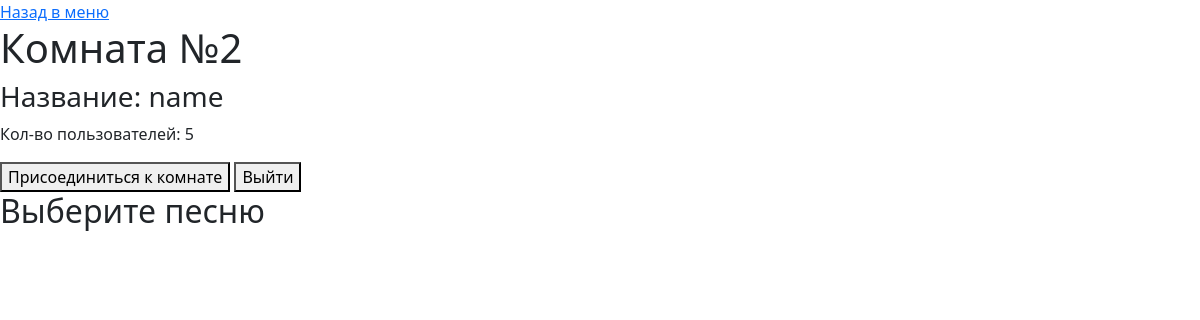
Page /service/room/2/ (signed in) on the earlier database version.
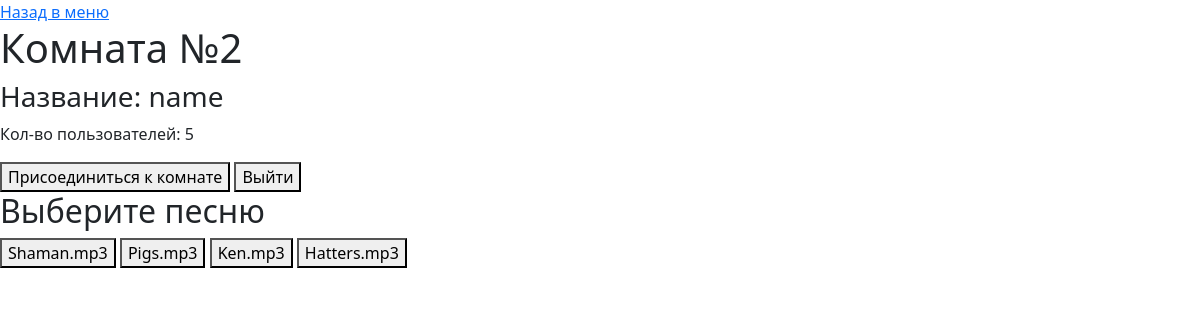
Same page on the later database version.
### app/models.py (models this page shows, shortened)
class Room(models.Model):
    name = models.CharField(max_length=255)
    mx_users = models.IntegerField()
    amount_of_users = models.IntegerField(default = 1)
    song = models.CharField(max_length=255)
    timer = models.IntegerField()

class Song(models.Model):
    name = models.CharField(max_length=255)
    length = models.IntegerField()
    def __str__(self):
        return self.name

### app/views.py (the view)
# urls.py: path('service/room/<int:name>/', views.roomTemplate_page, name='roomTemplate_page'),
def roomTemplate_page(request, name):
    content={}
    room = Room.objects.get(id=name)
    songs = Song.objects.all()
    user = Account.objects.get(id=request.user.id)
    content['room'] = room
    content['songs'] = [song for song in songs]
    if request.method == 'POST' and 'AddToRoom' in request.POST:
        user.room = name
        user.save()
        return HttpResponseRedirect(f'/service/room/{name}/')
    if request.method == 'POST' and 'LeaveToRoom' in request.POST:
        user.room = 0
        user.save()
        return HttpResponseRedirect(f'/service/room/{name}/')
    return render(request, 'room.html', content)

### app/templates/room.html (shortened to what this page needs)
{% extends "base.html" %}
{% block content %}
{% load static %}
<a class="uk-button uk-button-default" href="/service/">Назад в меню</a>
<h1>Комната №{{room.id}}</h1>
<h3 class="uk-card-title"> Название: {{room.name}}</h3>
<p>Кол-во пользователей: {{room.amount_of_users}}</p>
<form class="uk-grid-small" method="post" enctype="multipart/form-data" uk-grid>
        <button
            class="uk-button uk-button-primary uk-width-1-3 uk-margin-medium-right uk-border-rounded"
            type="submit" name="AddToRoom">Присоединиться к комнате</button>
        <button
            class="uk-button uk-button-danger uk-width-1-3 uk-margin-medium-right uk-border-rounded"
            type="submit" name="LeaveToRoom">Выйти</button>
</form>
<h2>Выберите песню</h2>
<form id="songForm" method="post" enctype="multipart/form-data" uk-grid>
    {% for song in songs %}
        <button
            class="uk-button uk-button-secondary uk-width-1-3 uk-margin-medium-right uk-border-rounded song-button"
            data-song-name="{{ song }}"
            data-song-id = "{{ song.id }}"
            type="button">
            {{ song }}
        </button>
    {% endfor %}
</form>
{% endblock %}

### app/templates/base.html (shortened to what this page needs)
<!DOCTYPE html>
<html lang="en">
{% load static %}
<head>
    <link href="https://cdn.jsdelivr.net/npm/bootstrap@5.1.3/dist/css/bootstrap.min.css" rel="stylesheet"
>
    <link rel="stylesheet" href="https://cdn.jsdelivr.net/npm/uikit@3.13.10/dist/css/uikit.min.css" />
</head>
<body class="uk-width-1" style="height: 100%;">
    {% block content %} {% endblock %}
</body>
</html>

Differences in the rows shown:
added Song: name "Shaman.mp3"
added Song: name "Pigs.mp3"
added Song: name "Ken.mp3"
added Song: name "Hatters.mp3"
